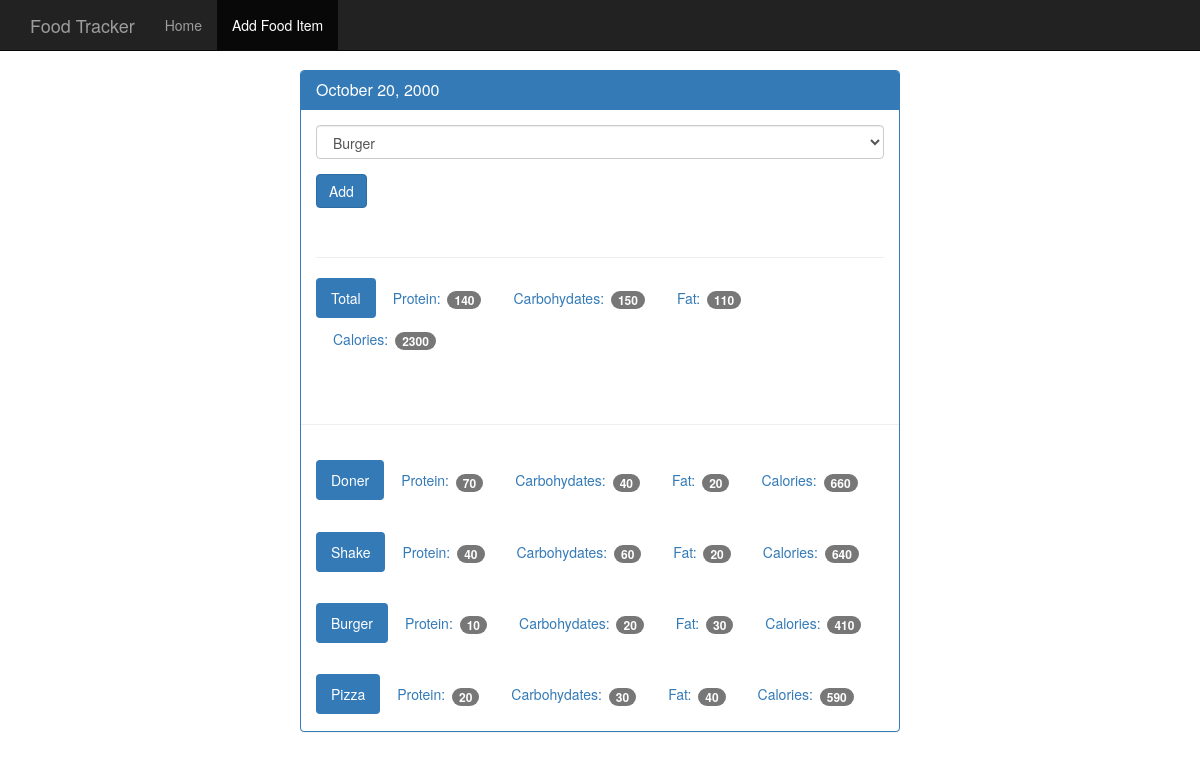
/view/20001020, run on the app's committed database.
### tables this page shows
CREATE TABLE food (
    id integer primary key autoincrement,
    name text not null,
    protein integer not null,
    carbohydrates integer not null,
    fat integer not null,
    calories integer not null
);

### app.py (the view)
@app.route("/view/<date>", methods = ["GET", "POST"])
def view(date):
    db = get_db()
    food_cur =  db.execute("""select * from food """)
    foods = food_cur.fetchall()
    dt = datetime.strptime(date, "%Y%m%d")
    pretty_date = datetime.strftime(dt, "%B %d, %Y")
    if request.method == "POST":
        id_cur = db.execute("""select id from log_date where entry_date = ?""", [date])
        id_result= id_cur.fetchone()
        db.execute("""insert into food_log (log_id, food_id) values (?, ?) """, [id_result['id'] , request.form["food-option"]])
        db.commit()
    cur = db.execute("""select food.name, food.protein, food.carbohydrates, food.fat, food.calories
                            from log_date
                            join food_log on log_date.id = food_log.log_id
                            join food on food_log.food_id = food.id
                            where log_date.entry_date = ?
                            """, [date])
    food_results= cur.fetchall()
    total_cur = db.execute("""
    select log_date.entry_date, sum(protein) protein, sum(carbohydrates) carbohydrates, sum(fat) fat, sum(calories) calories
    from food
    join food_log on food_log.food_id = food.id
    join log_date on food_log.log_id = log_date.id
    where entry_date = ?
    group by entry_date
     """, [date])
    total_food_results = total_cur.fetchall()
    return render_template("day.html", foods = foods, date = date, pretty_date=pretty_date, food_results=food_results, total_food_results = total_food_results)

### app.py (called while the page is built)
def connect_db():
    sql = sqlite3.connect(r"C:\Users\User\Desktop\My Study Materials\web_application\food_tracker_onmyown\project_database.db")
    sql.row_factory = sqlite3.Row
    return sql

def get_db():
    if not hasattr(g, "sqlite3_db"):
        g.sqlite_db = connect_db()
    return g.sqlite_db

### templates/day.html (shortened to what this page needs)
{% extends "base.html" %}
{% block body %}
    <nav class="navbar navbar-inverse navbar-fixed-top">
      <div class="container">
        <div class="navbar-header">
          <a class="navbar-brand" href="{{url_for('index')}}">Food Tracker</a>
        </div>
        <div id="navbar" class="navbar-collapse collapse">
          <ul class="nav navbar-nav">
            <li><a href="{{url_for('index')}}">Home</a></li>
            <li class="active"><a href="{{url_for('food')}}">Add Food Item</a></li>
          </ul>
        </div>
      </div>
    </nav>
    <div class="container theme-showcase col-sm-6 col-sm-offset-3" role="main">
      <div class="row">
        <div>
          <div class="panel panel-primary">
            <div class="panel-heading">
              <h3 class="panel-title">{{ pretty_date }}</h3>
            </div>
            <div class="panel-body">
              <form method="post" action="/view/{{date}}">
                <div class="form-group">
                  <select class="form-control" name="food-option">
                    {% for food in foods%}
                    <option value="{{food.id}}">{{food.name}}</option>
                    {% endfor %}
                  </select>
                </div>
                <button type="submit" class="btn btn-primary">Add</button>
              </form>
              <div class="page-header"></div>
              {% for total in total_food_results %}
              <ul class="nav nav-pills" role="tablist">
                <li class="active"><a>Total</a></li>
                <li><a>Protein: <span class="badge">{{total.protein}}</span></a></li>
                <li><a>Carbohydates: <span class="badge">{{total.carbohydrates}}</span></a></li>
                <li><a>Fat: <span class="badge">{{total.fat}}</span></a></li>
                <li><a>Calories: <span class="badge">{{total.calories}}</span></a></li>
              </ul>
              {% endfor %}
            </div>
            <div class="page-header"></div>
            {% for food in food_results %}
            <div class="panel-body">
              <ul class="nav nav-pills" role="tablist">
                <li class="active"><a>{{food.name}}</a></li>
                <li><a>Protein: <span class="badge">{{food.protein}}</span></a></li>
                <li><a>Carbohydates: <span class="badge">{{food.carbohydrates}}</span></a></li>
                <li><a>Fat: <span class="badge">{{food.fat}}</span></a></li>
                <li><a>Calories: <span class="badge">{{food.calories}}</span></a></li>
              </ul>
            </div>
            {% endfor %}
          </div>
        </div>
      </div>
    </div>
{% endblock %}

### static/theme.css (style rules this page uses)
body { padding-top: 70px; padding-bottom: 30px; }

### data on the page
food: name "Doner", protein "70", carbohydrates "40", fat "20", calories "660"
food: name "Shake", protein "40", carbohydrates "60", fat "20", calories "640"
food: name "Burger", protein "10", carbohydrates "20", fat "30", calories "410"
food: name "Pizza", protein "20", carbohydrates "30", fat "40", calories "590"

### other printed values
{{ pretty_date }} "October 20, 2000"
{{ total.protein }} "140"
{{ total.carbohydrates }} "150"
{{ total.fat }} "110"
{{ total.calories }} "2300"
form field food-option "Burger"
